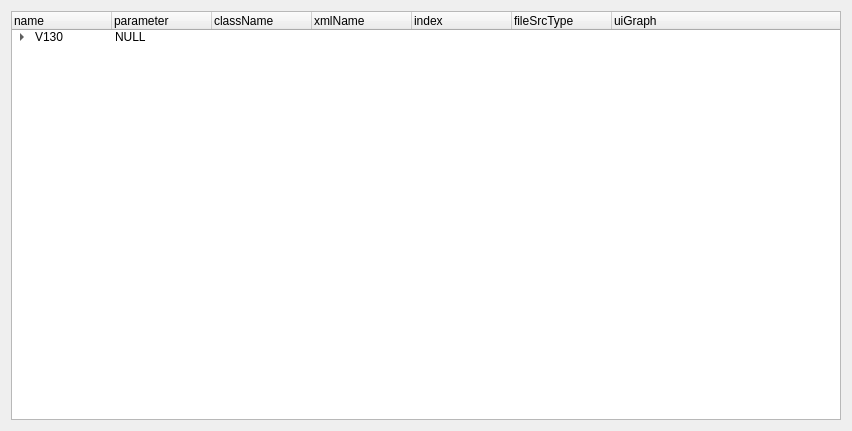
<?xml version="1.0" encoding="UTF-8"?>
<ui version="4.0">
 <class>Form</class>
 <widget class="QWidget" name="Form">
  <property name="geometry">
   <rect>
    <x>0</x>
    <y>0</y>
    <width>852</width>
    <height>431</height>
   </rect>
  </property>
  <property name="windowTitle">
   <string>Form</string>
  </property>
  <layout class="QVBoxLayout" name="verticalLayout">
   <item>
    <widget class="QTreeWidget" name="treeWidget">
     <column>
      <property name="text">
       <string>name</string>
      </property>
     </column>
     <column>
      <property name="text">
       <string>parameter</string>
      </property>
     </column>
     <column>
      <property name="text">
       <string>className</string>
      </property>
     </column>
     <column>
      <property name="text">
       <string>xmlName</string>
      </property>
     </column>
     <column>
      <property name="text">
       <string>index</string>
      </property>
     </column>
     <column>
      <property name="text">
       <string>fileSrcType</string>
      </property>
     </column>
     <column>
      <property name="text">
       <string>uiGraph</string>
      </property>
     </column>
     <item>
      <property name="text">
       <string>V130</string>
      </property>
      <property name="text">
       <string>NULL</string>
      </property>
      <property name="text">
       <string/>
      </property>
      <property name="text">
       <string/>
      </property>
      <property name="text">
       <string/>
      </property>
      <property name="text">
       <string/>
      </property>
      <item>
       <property name="text">
        <string>Axis</string>
       </property>
       <property name="text">
        <string>NULL</string>
       </property>
       <property name="text">
        <string/>
       </property>
       <property name="text">
        <string/>
       </property>
       <property name="text">
        <string/>
       </property>
       <property name="text">
        <string/>
       </property>
       <item>
        <property name="text">
         <string>Motor</string>
        </property>
        <property name="text">
         <string>NULL</string>
        </property>
        <property name="text">
         <string>UiMotor</string>
        </property>
        <property name="text">
         <string>PrmFuncMotor</string>
        </property>
        <property name="text">
         <string>0</string>
        </property>
        <property name="text">
         <string>1</string>
        </property>
        <property name="text">
         <string>GraphMotor129</string>
        </property>
       </item>
       <item>
        <property name="text">
         <string>Encoder</string>
        </property>
        <property name="text">
         <string>NULL</string>
        </property>
        <property name="text">
         <string>UiEncoder</string>
        </property>
        <property name="text">
         <string>PrmFuncEncoder</string>
        </property>
        <property name="text">
         <string>1</string>
        </property>
        <property name="text">
         <string>1</string>
        </property>
        <property name="text">
         <string>GraphEncoder129</string>
        </property>
       </item>
       <item>
        <property name="text">
         <string>Power</string>
        </property>
        <property name="text">
         <string>NULL</string>
        </property>
        <property name="text">
         <string>UiPower</string>
        </property>
        <property name="text">
         <string>PrmFuncPower</string>
        </property>
        <property name="text">
         <string>2</string>
        </property>
        <property name="text">
         <string>1</string>
        </property>
        <property name="text">
         <string>GraphPower129</string>
        </property>
       </item>
       <item>
        <property name="text">
         <string>Current</string>
        </property>
        <property name="text">
         <string>NULL</string>
        </property>
        <property name="text">
         <string>UiCurrent</string>
        </property>
        <property name="text">
         <string>PrmFuncCurrentloop</string>
        </property>
        <property name="text">
         <string>3</string>
        </property>
        <property name="text">
         <string>1</string>
        </property>
        <property name="text">
         <string>GraphCurrent130</string>
        </property>
       </item>
       <item>
        <property name="text">
         <string>Velocity</string>
        </property>
        <property name="text">
         <string>NULL</string>
        </property>
        <property name="text">
         <string>UiVelocity</string>
        </property>
        <property name="text">
         <string>PrmFuncSpeedloop</string>
        </property>
        <property name="text">
         <string>4</string>
        </property>
        <property name="text">
         <string>1</string>
        </property>
        <property name="text">
         <string>GraphVelocity129</string>
        </property>
       </item>
       <item>
        <property name="text">
         <string>Position</string>
        </property>
        <property name="text">
         <string>NULL</string>
        </property>
        <property name="text">
         <string>UiPosition</string>
        </property>
        <property name="text">
         <string>PrmFuncPositionloop</string>
        </property>
        <property name="text">
         <string>5</string>
        </property>
        <property name="text">
         <string>1</string>
        </property>
        <property name="text">
         <string>GraphPosition129</string>
        </property>
       </item>
       <item>
        <property name="text">
         <string>Brake</string>
        </property>
        <property name="text">
         <string>NULL</string>
        </property>
        <property name="text">
         <string>UiBrake</string>
        </property>
        <property name="text">
         <string>PrmFuncBrake</string>
        </property>
        <property name="text">
         <string>6</string>
        </property>
        <property name="text">
         <string>1</string>
        </property>
        <property name="text">
         <string>GraphBrake129</string>
        </property>
       </item>
       <item>
        <property name="text">
         <string>Status</string>
        </property>
        <property name="text">
         <string>NULL</string>
        </property>
        <property name="text">
         <string>UiStatus</string>
        </property>
        <property name="text">
         <string>PrmFuncDeviceStatus</string>
        </property>
        <property name="text">
         <string>7</string>
        </property>
        <property name="text">
         <string>0</string>
        </property>
        <property name="text">
         <string>GraphStatus129</string>
        </property>
       </item>
       <item>
        <property name="text">
         <string>RAM</string>
        </property>
        <property name="text">
         <string>NULL</string>
        </property>
        <property name="text">
         <string>UiRAM</string>
        </property>
        <property name="text">
         <string>PrmRAMAxis</string>
        </property>
        <property name="text">
         <string>8</string>
        </property>
        <property name="text">
         <string>1</string>
        </property>
        <property name="text">
         <string>NULL</string>
        </property>
       </item>
       <item>
        <property name="text">
         <string>FLASH</string>
        </property>
        <property name="text">
         <string>NULL</string>
        </property>
        <property name="text">
         <string>UiFLASH</string>
        </property>
        <property name="text">
         <string>PrmFlashAxis</string>
        </property>
        <property name="text">
         <string>9</string>
        </property>
        <property name="text">
         <string>1</string>
        </property>
        <property name="text">
         <string>NULL</string>
        </property>
       </item>
      </item>
      <item>
       <property name="text">
        <string>Global</string>
       </property>
       <property name="text">
        <string>NULL</string>
       </property>
       <property name="text">
        <string/>
       </property>
       <property name="text">
        <string/>
       </property>
       <property name="text">
        <string/>
       </property>
       <property name="text">
        <string/>
       </property>
       <item>
        <property name="text">
         <string>IO</string>
        </property>
        <property name="text">
         <string>NULL</string>
        </property>
        <property name="text">
         <string>UiIO</string>
        </property>
        <property name="text">
         <string>PrmIO</string>
        </property>
        <property name="text">
         <string/>
        </property>
        <property name="text">
         <string>0</string>
        </property>
        <property name="text">
         <string>NULL</string>
        </property>
       </item>
      </item>
     </item>
    </widget>
   </item>
  </layout>
 </widget>
 <resources/>
 <connections/>
</ui>
